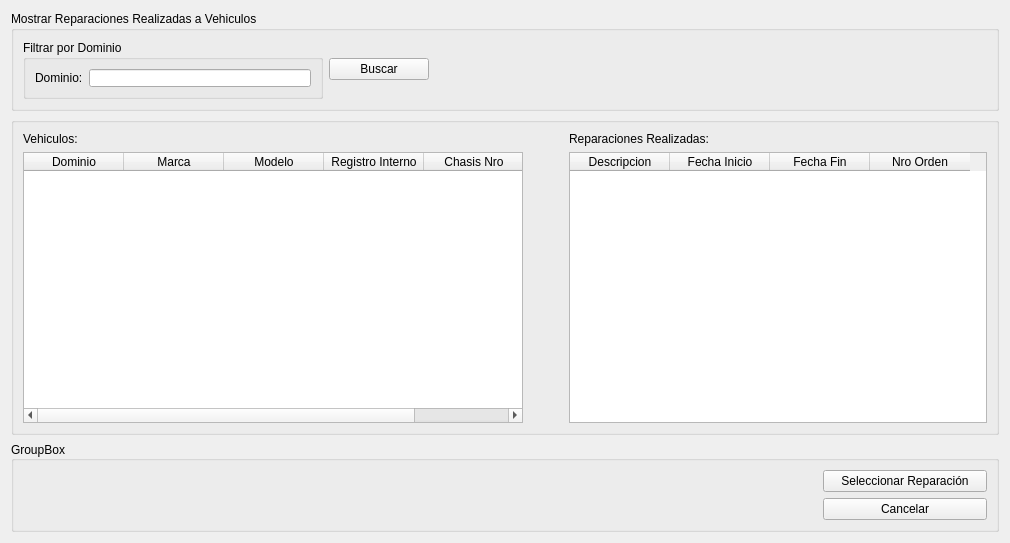
<?xml version="1.0" encoding="UTF-8"?>
<ui version="4.0">
 <class>WidgetMostrarReparacionesPorVehiculo</class>
 <widget class="QWidget" name="WidgetMostrarReparacionesPorVehiculo">
  <property name="windowModality">
   <enum>Qt::WindowModal</enum>
  </property>
  <property name="geometry">
   <rect>
    <x>0</x>
    <y>0</y>
    <width>1010</width>
    <height>543</height>
   </rect>
  </property>
  <property name="minimumSize">
   <size>
    <width>988</width>
    <height>460</height>
   </size>
  </property>
  <property name="windowTitle">
   <string>Mostrar Reparaciones Por Vehiculo</string>
  </property>
  <layout class="QVBoxLayout" name="verticalLayout">
   <item>
    <widget class="QGroupBox" name="groupBox_3">
     <property name="minimumSize">
      <size>
       <width>0</width>
       <height>100</height>
      </size>
     </property>
     <property name="maximumSize">
      <size>
       <width>16777215</width>
       <height>100</height>
      </size>
     </property>
     <property name="title">
      <string>Mostrar Reparaciones Realizadas a Vehiculos  </string>
     </property>
     <layout class="QHBoxLayout" name="horizontalLayout">
      <item>
       <widget class="QGroupBox" name="groupBox_4">
        <property name="minimumSize">
         <size>
          <width>300</width>
          <height>0</height>
         </size>
        </property>
        <property name="maximumSize">
         <size>
          <width>300</width>
          <height>16777215</height>
         </size>
        </property>
        <property name="title">
         <string>Filtrar por Dominio</string>
        </property>
        <layout class="QFormLayout" name="formLayout">
         <property name="fieldGrowthPolicy">
          <enum>QFormLayout::AllNonFixedFieldsGrow</enum>
         </property>
         <item row="0" column="0">
          <widget class="QLabel" name="label">
           <property name="text">
            <string>Dominio:</string>
           </property>
          </widget>
         </item>
         <item row="0" column="1">
          <widget class="QLineEdit" name="lineEdit"/>
         </item>
        </layout>
       </widget>
      </item>
      <item>
       <widget class="QPushButton" name="pushButton">
        <property name="minimumSize">
         <size>
          <width>100</width>
          <height>0</height>
         </size>
        </property>
        <property name="maximumSize">
         <size>
          <width>100</width>
          <height>16777215</height>
         </size>
        </property>
        <property name="text">
         <string>Buscar</string>
        </property>
       </widget>
      </item>
      <item>
       <spacer name="horizontalSpacer_2">
        <property name="orientation">
         <enum>Qt::Horizontal</enum>
        </property>
        <property name="sizeHint" stdset="0">
         <size>
          <width>40</width>
          <height>20</height>
         </size>
        </property>
       </spacer>
      </item>
     </layout>
    </widget>
   </item>
   <item>
    <widget class="QGroupBox" name="groupBox_2">
     <property name="title">
      <string/>
     </property>
     <layout class="QGridLayout" name="gridLayout">
      <item row="1" column="2">
       <widget class="QTableWidget" name="tableWidgetReparaciones">
        <column>
         <property name="text">
          <string>Descripcion</string>
         </property>
        </column>
        <column>
         <property name="text">
          <string>Fecha Inicio</string>
         </property>
        </column>
        <column>
         <property name="text">
          <string>Fecha Fin</string>
         </property>
        </column>
        <column>
         <property name="text">
          <string>Nro Orden</string>
         </property>
        </column>
       </widget>
      </item>
      <item row="1" column="0">
       <widget class="QTableWidget" name="tableWidgetVehiculos">
        <property name="minimumSize">
         <size>
          <width>500</width>
          <height>0</height>
         </size>
        </property>
        <property name="maximumSize">
         <size>
          <width>550</width>
          <height>16777215</height>
         </size>
        </property>
        <column>
         <property name="text">
          <string>Dominio</string>
         </property>
        </column>
        <column>
         <property name="text">
          <string>Marca</string>
         </property>
        </column>
        <column>
         <property name="text">
          <string>Modelo</string>
         </property>
        </column>
        <column>
         <property name="text">
          <string>Registro Interno</string>
         </property>
        </column>
        <column>
         <property name="text">
          <string>Chasis Nro</string>
         </property>
        </column>
       </widget>
      </item>
      <item row="0" column="0">
       <widget class="QLabel" name="label_2">
        <property name="text">
         <string>Vehiculos:</string>
        </property>
       </widget>
      </item>
      <item row="0" column="2">
       <widget class="QLabel" name="label_3">
        <property name="text">
         <string>Reparaciones Realizadas:</string>
        </property>
       </widget>
      </item>
      <item row="1" column="1">
       <spacer name="horizontalSpacer">
        <property name="orientation">
         <enum>Qt::Horizontal</enum>
        </property>
        <property name="sizeType">
         <enum>QSizePolicy::Minimum</enum>
        </property>
        <property name="sizeHint" stdset="0">
         <size>
          <width>40</width>
          <height>20</height>
         </size>
        </property>
       </spacer>
      </item>
     </layout>
    </widget>
   </item>
   <item>
    <widget class="QGroupBox" name="groupBox">
     <property name="enabled">
      <bool>true</bool>
     </property>
     <property name="title">
      <string>GroupBox</string>
     </property>
     <property name="alignment">
      <set>Qt::AlignLeading|Qt::AlignLeft|Qt::AlignVCenter</set>
     </property>
     <layout class="QGridLayout" name="gridLayout_2">
      <property name="rightMargin">
       <number>9</number>
      </property>
      <item row="0" column="1">
       <layout class="QVBoxLayout" name="verticalLayout_2">
        <property name="leftMargin">
         <number>800</number>
        </property>
        <item>
         <widget class="QPushButton" name="pushButton_3">
          <property name="text">
           <string>Seleccionar Reparación</string>
          </property>
         </widget>
        </item>
        <item>
         <widget class="QPushButton" name="pushButton_2">
          <property name="text">
           <string>Cancelar</string>
          </property>
         </widget>
        </item>
       </layout>
      </item>
     </layout>
    </widget>
   </item>
  </layout>
 </widget>
 <resources/>
 <connections/>
</ui>
